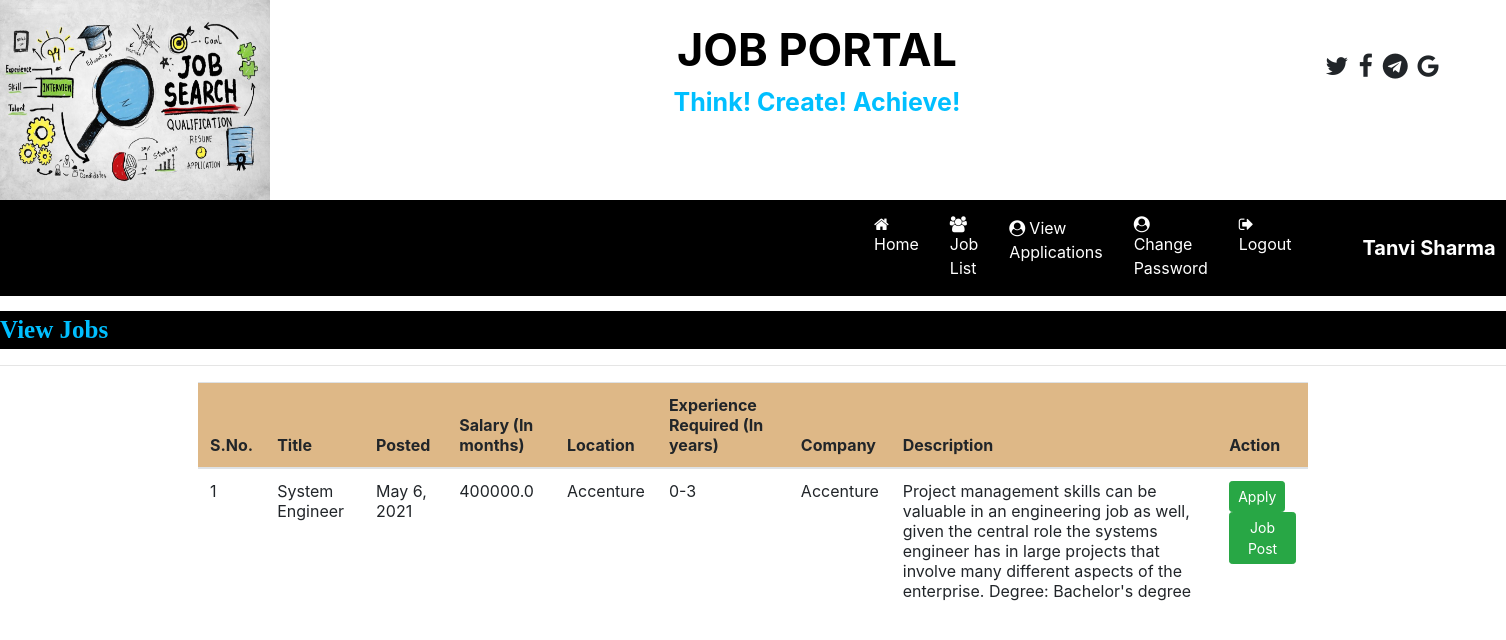
The app's page /job_l_u (signed in) with its own data.
### job/models.py (models this page shows, shortened)
class Job(models.Model):
    recruiter = models.ForeignKey(Recruiter, on_delete=models.CASCADE)
    start_date = models.DateField()
    end_date = models.DateField()
    title = models.CharField(max_length=20)
    salary = models.FloatField(max_length=20)
    image = models.FileField()
    description = models.CharField(max_length=150)
    experience = models.CharField(max_length=20)
    location = models.CharField(max_length=100)
    skills = models.CharField(max_length=100)
    creationdate = models.DateField()
    link=models.CharField(max_length=100,null=True)

class Recruiter(models.Model):
    user = models.ForeignKey(User, on_delete=models.CASCADE)
    mobile = models.IntegerField(null=True)
    image = models.FileField(null=True)
    gender = models.CharField(max_length=8, null=True)
    company = models.CharField(max_length=40, null=True)
    type = models.CharField(max_length=15)
    status = models.CharField(max_length=20, null=True)

### job/views.py (the view)
# urls.py: path('job_l_u',job_l_u,name='job_l_u'),
def job_l_u(request):
    obj=Job.objects.all()
    print(request.user)
    return render(request,'job_l_u.html',{'Jlist':obj})

### job/templates/job_l_u.html
{% load static %}
{% block body %}
{% include 'user_navigation.html' %}
<marquee style="font-family:'Monotype times of roman'; font-size:25px; color:#00BFFF; background-color:black; margin-top:1%; font-weight:bold">
    View Jobs
</marquee>
<hr>
<div class="container">
<table class="table table-hover" id="example">
    <thead>
    <tr style="background-color : #DEB887">
        <th>S.No.</th>
        <th>Title</th>
        <th>Posted </th>
        <th>Salary (In months)</th>
        <th>Location</th>
        <th>Experience Required (In years)</th>
          <th>Company </th>
        <th>Description</th>
         <th>Action</th>
    </tr>
    </thead>
    <tbody>
            {% for x in Jlist %}
                    <tr>
                        <td>{{forloop.counter}}</td>
                        <td>{{x.title}}</td>
                         <td>{{x.creationdate}}</td>
                        <td>{{x.salary}}</td>
                        <td>{{x.location}}</td>
                        <td>{{x.experience}}</td>
                        <td>{{x.recruiter.company}}</td>
                         <td>{{x.description}}</td>
                        <td><a href="{% url 'apply' x.id%}" class="btn btn-success btn-sm">Apply</a> <a href="" class="btn btn-success btn-sm"> Job Post</a></td>
                    </tr>
            {% endfor %}
    </tbody>
</table>
</div>
{% endblock %}

### job/templates/user_navigation.html (shortened to what this page needs)
<html>
<head>
    {% load static%}
    <link rel="stylesheet" href="https://maxcdn.bootstrapcdn.com/bootstrap/4.5.2/css/bootstrap.min.css">
    <link rel="stylesheet" href="https://cdnjs.cloudflare.com/ajax/libs/font-awesome/4.7.0/css/font-awesome.min.css">
</head>
<body>
<div>
    <div class="row">
        <div class="col-sm-4">
            <img src="{% static 'images/home.jpg'%}" style="width:270px; height:200px;">
        </div>
        <div class="col-sm-5 mt-3 text-center">
            <span style="font-weight:bold">
                <span style="color: Black ; font-size:45px">JOB PORTAL</span><br>
                <span style="color: #00BFFF ; font-size:25px">Think! Create! Achieve!</span>
            </span>
        </div>
        <div class="col-sm-3 mt-5" style="padding-left:12%">
            <span style="font-weight:bold; font-size:25px">
                <span><i class="fa fa-twitter pl-1"></i></span>
                <span><i class="fa fa-facebook pl-1"></i></span>
                <span><i class="fa fa-telegram pl-1"></i></span>
                <span><i class="fa fa-google pl-1"></i></span>
            </span>
        </div>
    </div>
<nav class="navbar navbar-expand-sm" style="background-color:black">
    <ul class="navbar-nav">
        <li class="nav-item">
            <a class="nav-link" href="{% url 'user_home' %}" style="margin-left:850px"><i class="fa fa-home mr-1"></i>Home</a>
        </li>
        <li class="nav-item">
            <a class="nav-link" href="{% url 'job_l_u' %}"><i class="fa fa-users mr-1"></i>Job List</a>
        </li>
         <li class="nav-item">
            <a class="nav-link" href="{% url 'view_app_user' %}"><i class="fa fa-user-circle mr-1"></i>View Applications</a>
        </li>
        <li class="nav-item">
            <a class="nav-link" href="{% url 'change_passworduser' %}"><i class="fa fa-user-circle mr-1"></i>Change Password</a>
        </li>
        <li class="nav-item">
            <a class="nav-link" href="{% url 'Logout' %}"><i class="fa fa-sign-out mr-1"></i>Logout</a>
        </li>
    </ul>
     <a class="navbar-brand text-white pl-5 font-weight-bold" style="font-family:'Monotype times new roman': font-size:20px">{{request.user.first_name}} {{request.user.last_name}}</a>
</nav>
</body>
</html>

### job/templates/user_navigation.html (style rules this page uses)
.nav-link { color:white; margin-right:15px; }

### records on screen
Job: title "System Engineer", creationdate "May 6, 2021", salary "400000.0", location "Accenture", experience "0-3", recruiter.company "Accenture", description "Project management skills can be valuable in an engineering job as well, given the central role the systems engineer has in large projects that involve many different aspects of the enterprise. Degree: Bachelor's degree"

### other values on screen
{{ request.user.first_name }} "Tanvi"
{{ request.user.last_name }} "Sharma"
